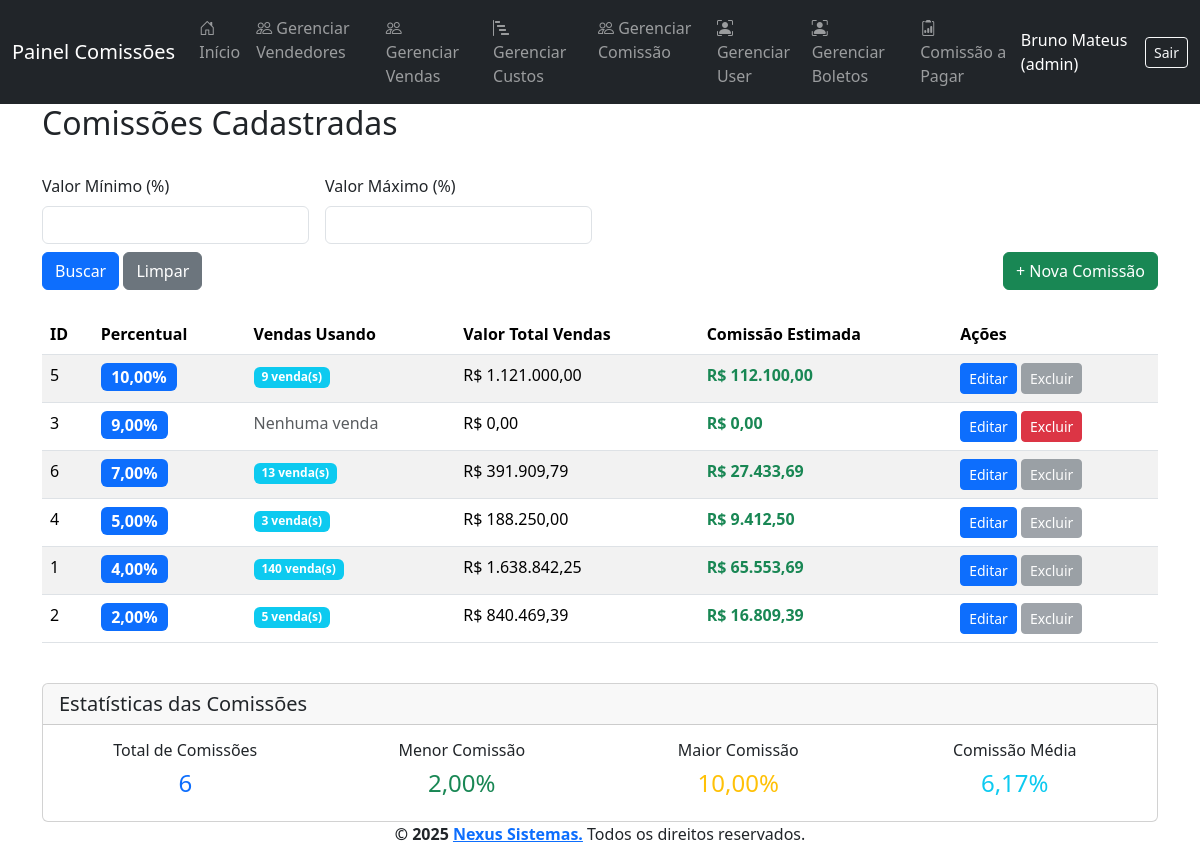
Screenshot of /pages/comissao_list.php (signed in) with the database file from the repository.
### tables this page shows
CREATE TABLE `comissao` (
  `id_comissao` int(11) NOT NULL,
  `valor` decimal(5,2) NOT NULL
);

### pages/comissao_list.php (the view, shortened to what this page needs)
<?php
require_once '../config/config.php';
$limite = 10;
$pagina = isset($_GET['pagina']) && is_numeric($_GET['pagina']) ? (int) $_GET['pagina'] : 1;
$offset = ($pagina - 1) * $limite;
$valores = [];
$sql = "SELECT c.*,
               COUNT(v.id_venda) as total_vendas,
               COALESCE(SUM(v.vlr_total - v.vlr_entrada), 0) as valor_total_vendas
        FROM comissao c
        LEFT JOIN vendas v ON c.id_comissao = v.id_comissao";
$sql .= " GROUP BY c.id_comissao ORDER BY c.valor DESC LIMIT $limite OFFSET $offset";
$stmt = $pdo->prepare($sql);
$stmt->execute($valores);
$comissoes = $stmt->fetchAll();
require_once '../views/header.php';
?>
<div class="container">
    <h2>Comissões Cadastradas</h2>
    <form method="get" class="row g-3 mt-3 mb-4">
        <div class="col-md-3">
            <label class="form-label">Valor Mínimo (%)</label>
            <input type="number" name="valor_min" step="0.01" min="0" max="100" class="form-control" value="<?= htmlspecialchars($_GET['valor_min'] ?? '') ?>">
        </div>
        <div class="col-md-3">
            <label class="form-label">Valor Máximo (%)</label>
            <input type="number" name="valor_max" step="0.01" min="0" max="100" class="form-control" value="<?= htmlspecialchars($_GET['valor_max'] ?? '') ?>">
        </div>
        <div class="col-12 mt-2">
            <button type="submit" class="btn btn-primary">Buscar</button>
            <a href="comissao_list.php" class="btn btn-secondary">Limpar</a>
            <a href="comissao_form.php" class="btn btn-success float-end">+ Nova Comissão</a>
        </div>
    </form>
    <?php if (count($comissoes) === 0): ?>
        <div class="alert alert-warning">Nenhuma comissão encontrada.</div>
    <?php else: ?>
        <div class="table-responsive">
            <table class="table table-striped">
                <thead>
                    <tr>
                        <th>ID</th>
                        <th>Percentual</th>
                        <th>Vendas Usando</th>
                        <th>Valor Total Vendas</th>
                        <th>Comissão Estimada</th>
                        <th>Ações</th>
                    </tr>
                </thead>
                <tbody>
                    <?php foreach ($comissoes as $comissao): ?>
                        <?php
                        $valor_comissao_estimada = ($comissao['valor_total_vendas'] * $comissao['valor']) / 100;
                        ?>
                        <tr>
                            <td><?= $comissao['id_comissao'] ?></td>
                            <td>
                                <span class="badge bg-primary fs-6"><?= number_format($comissao['valor'], 2, ',', '.') ?>%</span>
                            </td>
                            <td>
                                <?php if ($comissao['total_vendas'] > 0): ?>
                                    <span class="badge bg-info"><?= $comissao['total_vendas'] ?> venda(s)</span>
                                <?php else: ?>
                                    <span class="text-muted">Nenhuma venda</span>
                                <?php endif; ?>
                            </td>
                            <td>R$ <?= number_format($comissao['valor_total_vendas'], 2, ',', '.') ?></td>
                            <td>
                                <span class="text-success fw-bold">R$ <?= number_format($valor_comissao_estimada, 2, ',', '.') ?></span>
                            </td>
                            <td>
                                <a href="comissao_form.php?id=<?= $comissao['id_comissao'] ?>" class="btn btn-sm btn-primary">Editar</a>
                                <?php if ($comissao['total_vendas'] == 0): ?>
                                    <a href="comissao_list.php?excluir=<?= $comissao['id_comissao'] ?>"
                                       class="btn btn-sm btn-danger"
                                       onclick="return confirm('Tem certeza que deseja excluir esta comissão?')">Excluir</a>
                                <?php else: ?>
                                    <button class="btn btn-sm btn-secondary" disabled title="Não pode ser excluída pois está sendo usada em vendas">Excluir</button>
                                <?php endif; ?>
                            </td>
                        </tr>
                    <?php endforeach; ?>
                </tbody>
            </table>
        </div>
        <?php
        $sqlStats = "SELECT
                        COUNT(*) as total_comissoes,
                        MIN(valor) as menor_comissao,
                        MAX(valor) as maior_comissao,
                        AVG(valor) as media_comissao
                     FROM comissao";
        $stmtStats = $pdo->prepare($sqlStats);
        $stmtStats->execute();
        $stats = $stmtStats->fetch();
        ?>
        <div class="row mt-4">
            <div class="col-12">
                <div class="card">
                    <div class="card-header">
                        <h5 class="mb-0">Estatísticas das Comissões</h5>
                    </div>
                    <div class="card-body">
                        <div class="row">
                            <div class="col-md-3 text-center">
                                <h6>Total de Comissões</h6>
                                <h4 class="text-primary"><?= $stats['total_comissoes'] ?></h4>
                            </div>
                            <div class="col-md-3 text-center">
                                <h6>Menor Comissão</h6>
                                <h4 class="text-success"><?= number_format($stats['menor_comissao'], 2, ',', '.') ?>%</h4>
                            </div>
                            <div class="col-md-3 text-center">
                                <h6>Maior Comissão</h6>
                                <h4 class="text-warning"><?= number_format($stats['maior_comissao'], 2, ',', '.') ?>%</h4>
                            </div>
                            <div class="col-md-3 text-center">
                                <h6>Comissão Média</h6>
                                <h4 class="text-info"><?= number_format($stats['media_comissao'], 2, ',', '.') ?>%</h4>
                            </div>
                        </div>
                    </div>
                </div>
            </div>
        </div>
    <?php endif; ?>
</div>
<?php require_once '../views/footer.php'; ?>

### rows the page displays
comissao: id_comissao "5", valor "10,00", total_vendas "9", valor_total_vendas "1.121.000,00", valor_comissao_estimada "112.100,00", shows "Excluir"
comissao: id_comissao "3", valor "9,00", shows "Nenhuma venda", valor_total_vendas "0,00", valor_comissao_estimada "0,00"
comissao: id_comissao "6", valor "7,00", total_vendas "13", valor_total_vendas "391.909,79", valor_comissao_estimada "27.433,69", shows "Excluir"
comissao: id_comissao "4", valor "5,00", total_vendas "3", valor_total_vendas "188.250,00", valor_comissao_estimada "9.412,50", shows "Excluir"
comissao: id_comissao "1", valor "4,00", total_vendas "140", valor_total_vendas "1.638.842,25", valor_comissao_estimada "65.553,69", shows "Excluir"
comissao: id_comissao "2", valor "2,00", total_vendas "5", valor_total_vendas "840.469,39", valor_comissao_estimada "16.809,39", shows "Excluir"

### other values shown
$_SESSION['usuario_nome'] "Bruno Mateus"
$tipo_usuario "admin"
$stats['total_comissoes'] "6"
$stats['menor_comissao'] "2,00"
$stats['maior_comissao'] "10,00"
$stats['media_comissao'] "6,17"
